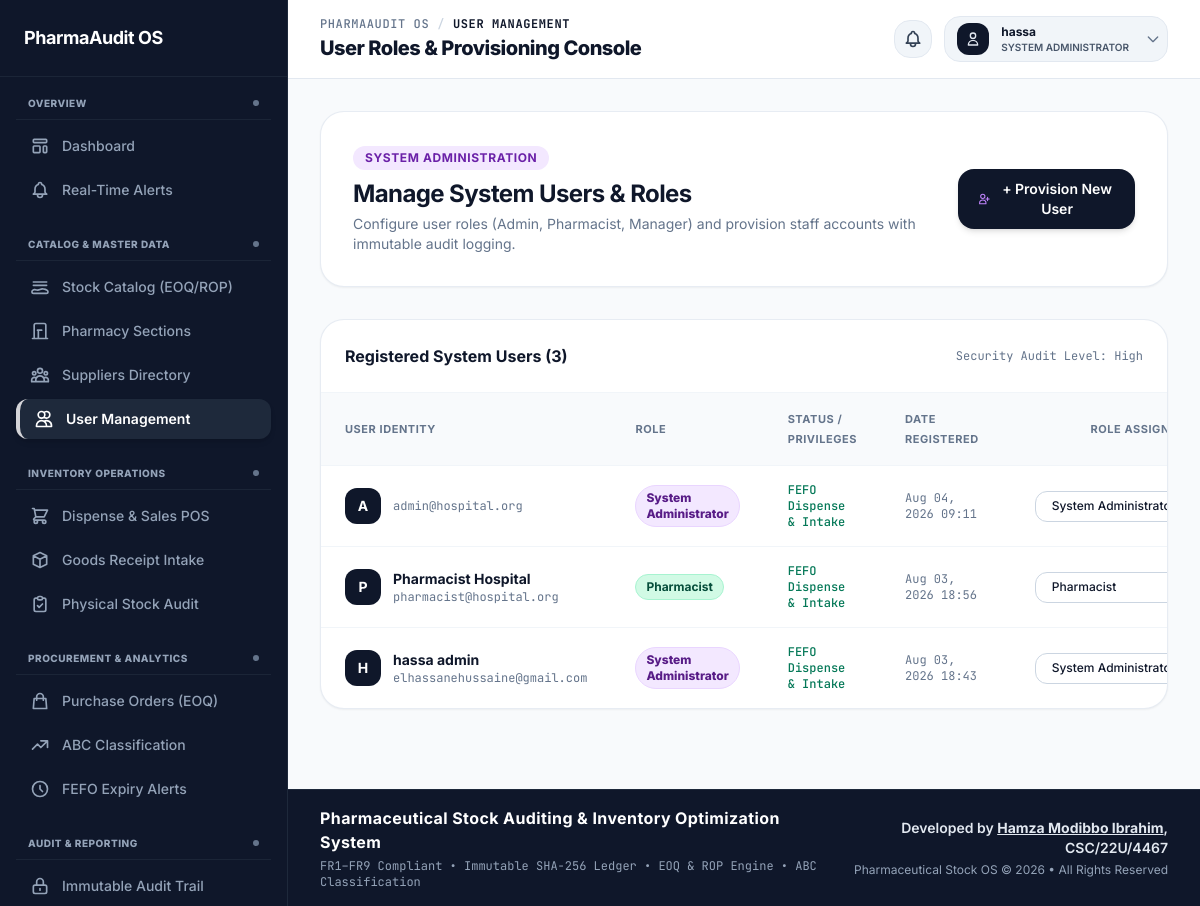
/users/ (signed in), run on the app's committed database.
### app/models.py (models this page shows, shortened)
class CustomUser(AbstractUser):
    ROLE_CHOICES = (
        ('ADMIN', 'System Administrator'),
        ('PHARMACIST', 'Pharmacist'),
        ('MANAGER', 'Inventory Manager'),
    )
    username = None
    email = models.EmailField('email address', unique=True)
    first_name = models.CharField(max_length=150, blank=True)
    last_name = models.CharField(max_length=150, blank=True)
    role = models.CharField(max_length=20, choices=ROLE_CHOICES, default='PHARMACIST')
    USERNAME_FIELD = 'email'
    REQUIRED_FIELDS = []
    objects = CustomUserManager()
    @property
    def is_admin(self):
        return self.role == 'ADMIN' or self.is_superuser

### app/views.py (the view, shortened to what this page needs)
# urls.py: path('users/', views.manage_users_view, name='manage_users'),
@login_required
def manage_users_view(request):
    if not request.user.is_admin:
        messages.error(request, "Access denied. Only Administrators can manage users.")
        return redirect('dashboard')
    users = User.objects.all().order_by('-date_joined')
    context = {
        'users_list': users,
        'role_choices': User.ROLE_CHOICES,
        'register_form': RegisterForm(),
    }
    return render(request, 'users/users_list.html', context)

### app/templates/users/users_list.html (shortened to what this page needs)
{% extends 'base.html' %}
{% block main_content %}
<div class="max-w-7xl mx-auto space-y-8">
    <div class="flex flex-col sm:flex-row sm:items-center justify-between gap-4 bg-white border border-slate-200/80 p-6 sm:p-8 rounded-3xl shadow-sm">
        <div>
            <span class="inline-flex items-center px-3 py-1 rounded-full text-xs font-bold bg-purple-100 text-purple-800 uppercase tracking-wider mb-2">
                System Administration
            </span>
            <h1 class="text-2xl font-bold tracking-tight text-slate-900">Manage System Users & Roles</h1>
            <p class="text-sm text-slate-500 mt-1">
                Configure user roles (Admin, Pharmacist, Manager) and provision staff accounts with immutable audit logging.
            </p>
        </div>
        <button onclick="document.getElementById('createUserModal').classList.remove('hidden')" class="px-5 py-2.5 bg-slate-900 hover:bg-slate-800 text-white font-semibold text-sm rounded-2xl shadow-md transition flex items-center space-x-2">
            <svg class="w-4 h-4 text-purple-400" fill="none" stroke="currentColor" viewBox="0 0 24 24"><path stroke-linecap="round" stroke-linejoin="round" stroke-width="2" d="M18 9v3m0 0v3m0-3h3m-3 0h-3m-2-5a4 4 0 11-8 0 4 4 0 018 0zM3 20a6 6 0 0112 0v1H3v-1z"/></svg>
            <span>+ Provision New User</span>
        </button>
    </div>
    <div class="bg-white border border-slate-200/80 rounded-3xl overflow-hidden shadow-sm">
        <div class="p-6 border-b border-slate-100 flex items-center justify-between">
            <h3 class="font-bold text-slate-900 text-base">Registered System Users ({{ users_list|length }})</h3>
            <span class="text-xs font-mono text-slate-500">Security Audit Level: High</span>
        </div>
        <div class="overflow-x-auto">
            <table class="w-full text-left text-sm">
                <thead class="bg-slate-50 text-slate-500 font-bold uppercase text-[11px] tracking-wider border-b border-slate-100">
                    <tr>
                        <th class="px-6 py-4">User Identity</th>
                        <th class="px-6 py-4">Role</th>
                        <th class="px-6 py-4">Status / Privileges</th>
                        <th class="px-6 py-4">Date Registered</th>
                        <th class="px-6 py-4 text-right">Role Assignment</th>
                    </tr>
                </thead>
                <tbody class="divide-y divide-slate-100 text-slate-700">
                    {% for u in users_list %}
                    <tr class="hover:bg-slate-50/70 transition">
                        <td class="px-6 py-4">
                            <div class="flex items-center space-x-3">
                                <div class="w-9 h-9 rounded-xl bg-slate-900 text-white font-bold flex items-center justify-center text-sm shadow-xs">
                                    {{ u.first_name|default:u.email|slice:":1"|upper }}
                                </div>
                                <div>
                                    <p class="font-bold text-slate-900">{{ u.first_name }} {{ u.last_name }}</p>
                                    <p class="text-xs font-mono text-slate-500">{{ u.email }}</p>
                                </div>
                            </div>
                        </td>
                        <td class="px-6 py-4 font-semibold">
                            {% if u.role == 'ADMIN' or u.is_superuser %}
                            <span class="inline-flex items-center px-2.5 py-1 rounded-full text-xs font-extrabold bg-purple-100 text-purple-900 border border-purple-200">
                                System Administrator
                            </span>
                            {% elif u.role == 'MANAGER' %}
                            <span class="inline-flex items-center px-2.5 py-1 rounded-full text-xs font-bold bg-amber-100 text-amber-900 border border-amber-200">
                                Inventory Manager
                            </span>
                            {% else %}
                            <span class="inline-flex items-center px-2.5 py-1 rounded-full text-xs font-bold bg-emerald-100 text-emerald-900 border border-emerald-200">
                                Pharmacist
                            </span>
                            {% endif %}
                        </td>
                        <td class="px-6 py-4 text-xs font-mono">
                            {% if u.is_superuser %}
                            <span class="text-purple-700 font-bold">Superuser (Full Control)</span>
                            {% elif u.role == 'MANAGER' %}
                            <span class="text-amber-700 font-medium">PO Approval & Analytics</span>
                            {% else %}
                            <span class="text-emerald-700 font-medium">FEFO Dispense & Intake</span>
                            {% endif %}
                        </td>
                        <td class="px-6 py-4 text-xs text-slate-500 font-mono">
                            {{ u.date_joined|date:"M d, Y H:i" }}
                        </td>
                        <td class="px-6 py-4 text-right">
                            <form method="POST" action="{% url 'manage_users' %}" class="inline-flex items-center space-x-2">
                                <select name="role" onchange="this.form.submit()" class="px-3 py-1.5 bg-white border border-slate-300 text-slate-900 font-medium text-xs rounded-xl focus:ring-2 focus:ring-slate-400">
                                    {% for r_code, r_label in role_choices %}
                                    <option value="{{ r_code }}" {% if u.role == r_code %}selected{% endif %}>{{ r_label }}</option>
                                    {% endfor %}
                                </select>
                            </form>
                        </td>
                    </tr>
                    {% empty %}
                    <tr>
                        <td colspan="5" class="px-6 py-8 text-center text-slate-400">No registered users found.</td>
                    </tr>
                    {% endfor %}
                </tbody>
            </table>
        </div>
    </div>
</div>
{% endblock %}

### app/templates/navbar.html (shortened to what this page needs)
<header
  class="border-b border-slate-200 px-6 lg:px-8 py-4 flex flex-col sm:flex-row sm:items-center justify-between gap-4 bg-white/95 backdrop-blur-md sticky top-0 z-40 shadow-xs"
>
  <div>
    <div
      class="flex items-center space-x-2 text-xs font-mono font-medium text-slate-500 uppercase tracking-wider"
    >
      <span>PharmaAudit OS</span>
      <span class="text-slate-300">/</span>
      <span class="text-slate-900 font-bold">
        {% if current_url == 'dashboard' %}Dashboard{% elif current_url == 'fefo_dispense' or current_url == 'sales_receipt' %}Dispense & Sales POS{% elif current_url == 'medications_list' or current_url == 'add_medication' %}Stock Catalog{% elif current_url == 'sections_list' %}Pharmacy Sections{% elif current_url == 'suppliers_list' %}Suppliers Directory{% elif current_url == 'manage_users' %}User Management{% elif current_url == 'receive_batch' %}Goods Receipt Intake{% elif current_url == 'stock_adjustment' %}Physical Stock Audit{% elif current_url == 'purchase_orders' or current_url == 'auto_generate_draft_po' or current_url == 'approve_po' %}Purchase Orders{% elif current_url == 'abc_classification' %}ABC Classification{% elif current_url == 'expiries_monitoring' or current_url == 'quarantine_batch' %}FEFO Expiry Alerts{% elif current_url == 'stock_audit_ledger' %}Immutable Audit Trail{% elif current_url == 'reports' or current_url == 'export_report_csv' %}Reports{% elif request.resolver_match.namespace == 'notifications' %}Real-Time Alerts{% else %}Overview{% endif %}
      </span>
    </div>
    <h2 class="text-xl font-extrabold tracking-tight text-slate-900 mt-0.5">
      {% if current_url == 'dashboard' %}Dashboard Overview{% elif current_url == 'fefo_dispense' or current_url == 'sales_receipt' %}FEFO Medication Dispense & POS Checkout (₦){% elif current_url == 'medications_list' or current_url == 'add_medication' %}Stock Catalog (EOQ & ROP){% elif current_url == 'sections_list' %}Pharmacy Sections & Locations{% elif current_url == 'suppliers_list' %}Pharmaceutical Suppliers Directory{% elif current_url == 'manage_users' %}User Roles & Provisioning Console{% elif current_url == 'receive_batch' %}Goods Receipt Intake{% elif current_url == 'stock_adjustment' %}Physical Stock Audit{% elif current_url == 'purchase_orders' or current_url == 'auto_generate_draft_po' or current_url == 'approve_po' %}Purchase Orders (EOQ Guidance){% elif current_url == 'abc_classification' %}ABC Inventory Classification{% elif current_url == 'expiries_monitoring' or current_url == 'quarantine_batch' %}FEFO Expiry Alerts & Isolation{% elif current_url == 'stock_audit_ledger' %}Immutable SHA-256 Audit Trail{% elif current_url == 'reports' or current_url == 'export_report_csv' %}Inventory Reports & CSV Export{% elif request.resolver_match.namespace == 'notifications' %}Real-Time Notifications & System Alerts{% else %}System Console{% endif %}
    </h2>
  </div>
  <div class="relative flex items-center space-x-3 flex-shrink-0">
    <div class="relative">
      <button
        id="notifyDropdownBtn"
        onclick="toggleNotifyDropdown(event)"
        class="relative p-2 bg-slate-100 hover:bg-slate-200/80 text-slate-700 hover:text-slate-900 border border-slate-200 rounded-2xl transition focus:outline-none flex items-center justify-center"
        aria-label="Notifications"
        title="Notifications"
      >
      </button>
    </div>
    <button
      id="userDropdownBtn"
      onclick="toggleUserDropdown(event)"
      class="flex items-center space-x-3 p-1.5 pl-3 bg-slate-100 hover:bg-slate-200/80 border border-slate-200 rounded-2xl transition-all duration-200 focus:outline-none focus:ring-2 focus:ring-slate-400 group"
      aria-expanded="false"
      aria-haspopup="true"
    >
      <div
        class="w-8 h-8 bg-slate-900 text-white font-bold flex items-center justify-center rounded-xl shadow-xs group-hover:scale-105 transition-transform flex-shrink-0 text-sm"
      >
        <svg
          class="w-4 h-4 text-slate-200"
          fill="none"
          stroke="currentColor"
          viewBox="0 0 24 24"
        >
          <path
            stroke-linecap="round"
            stroke-linejoin="round"
            stroke-width="2"
            d="M16 7a4 4 0 11-8 0 4 4 0 018 0zM12 14a7 7 0 00-7 7h14a7 7 0 00-7-7z"
          />
        </svg>
      </div>
      <div class="text-left text-xs leading-tight pr-1">
        <p class="font-bold text-slate-900 truncate max-w-[150px]">
          {{ user.first_name|default:user.username|default:user.email }}
        </p>
        <span
          class="inline-block text-[10px] font-semibold text-slate-600 uppercase mt-0.5"
        >
          {{ user.get_role_display|default:"Pharmacist" }}
        </span>
      </div>
      <svg
        class="w-4 h-4 text-slate-500 transition-transform duration-200 ml-1"
        id="userDropdownChevron"
        fill="none"
        stroke="currentColor"
        viewBox="0 0 24 24"
      >
        <path
          stroke-linecap="round"
          stroke-linejoin="round"
          stroke-width="2"
          d="M19 9l-7 7-7-7"
        />
      </svg>
    </button>
  </div>
</header>

### app/templates/base.html (style rules this page uses)
body { font-family: "Inter", sans-serif; background: #f8fafc; }
.font-mono { font-family: "JetBrains Mono", monospace; }

### data on the page
CustomUser: first_name "hassa", role "SYSTEM ADMINISTRATOR", first_name "H", last_name "admin", email "elhassanehussaine@gmail.com", shows "System Administrator", is_superuser "FEFO Dispense & Intake", date_joined "Aug 03, 2026 18:43", role "System Administrator"
CustomUser: first_name "A", email "admin@hospital.org", shows "System Administrator", is_superuser "FEFO Dispense & Intake", date_joined "Aug 04, 2026 09:11", role "System Administrator"
CustomUser: first_name "P", first_name "Pharmacist", last_name "Hospital", email "pharmacist@hospital.org", is_superuser "Pharmacist", date_joined "Aug 03, 2026 18:56", role "Pharmacist"

### other printed values
{{ users_list|length }} "3"
